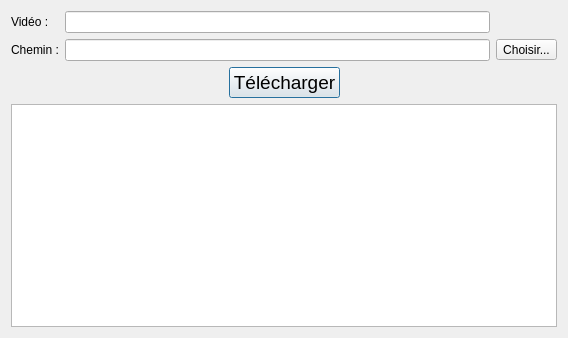
<?xml version="1.0" encoding="UTF-8"?>
<ui version="4.0">
 <class>Dialog</class>
 <widget class="QDialog" name="Dialog">
  <property name="geometry">
   <rect>
    <x>0</x>
    <y>0</y>
    <width>568</width>
    <height>338</height>
   </rect>
  </property>
  <property name="windowTitle">
   <string>Dialog</string>
  </property>
  <layout class="QVBoxLayout" name="verticalLayout">
   <item>
    <layout class="QGridLayout" name="gridLayout">
     <item row="0" column="0">
      <widget class="QLabel" name="videoText">
       <property name="text">
        <string>Vidéo :</string>
       </property>
       <property name="buddy">
        <cstring>videoInput</cstring>
       </property>
      </widget>
     </item>
     <item row="0" column="1">
      <widget class="QLineEdit" name="videoInput"/>
     </item>
     <item row="1" column="0">
      <widget class="QLabel" name="pathText">
       <property name="text">
        <string>Chemin :</string>
       </property>
       <property name="buddy">
        <cstring>pathInput</cstring>
       </property>
      </widget>
     </item>
     <item row="1" column="1">
      <widget class="QLineEdit" name="pathInput"/>
     </item>
     <item row="1" column="2">
      <widget class="QToolButton" name="pathSearch">
       <property name="text">
        <string>Choisir...</string>
       </property>
      </widget>
     </item>
    </layout>
   </item>
   <item>
    <layout class="QHBoxLayout" name="horizontalLayout">
     <item>
      <spacer name="horizontalSpacer">
       <property name="orientation">
        <enum>Qt::Horizontal</enum>
       </property>
       <property name="sizeHint" stdset="0">
        <size>
         <width>40</width>
         <height>20</height>
        </size>
       </property>
      </spacer>
     </item>
     <item>
      <widget class="QPushButton" name="dlCommand">
       <property name="font">
        <font>
         <pointsize>14</pointsize>
        </font>
       </property>
       <property name="cursor">
        <cursorShape>PointingHandCursor</cursorShape>
       </property>
       <property name="autoFillBackground">
        <bool>false</bool>
       </property>
       <property name="text">
        <string>Télécharger</string>
       </property>
       <property name="iconSize">
        <size>
         <width>50</width>
         <height>50</height>
        </size>
       </property>
      </widget>
     </item>
     <item>
      <spacer name="horizontalSpacer_2">
       <property name="orientation">
        <enum>Qt::Horizontal</enum>
       </property>
       <property name="sizeHint" stdset="0">
        <size>
         <width>40</width>
         <height>20</height>
        </size>
       </property>
      </spacer>
     </item>
    </layout>
   </item>
   <item>
    <widget class="QTextEdit" name="logWindow">
     <property name="autoFillBackground">
      <bool>true</bool>
     </property>
     <property name="readOnly">
      <bool>true</bool>
     </property>
    </widget>
   </item>
  </layout>
 </widget>
 <layoutdefault spacing="6" margin="11"/>
 <tabstops>
  <tabstop>videoInput</tabstop>
  <tabstop>pathInput</tabstop>
  <tabstop>logWindow</tabstop>
  <tabstop>pathSearch</tabstop>
 </tabstops>
 <resources/>
 <connections>
  <connection>
   <sender>videoInput</sender>
   <signal>editingFinished()</signal>
   <receiver>pathInput</receiver>
   <slot>selectAll()</slot>
   <hints>
    <hint type="sourcelabel">
     <x>204</x>
     <y>24</y>
    </hint>
    <hint type="destinationlabel">
     <x>202</x>
     <y>46</y>
    </hint>
   </hints>
  </connection>
 </connections>
</ui>
